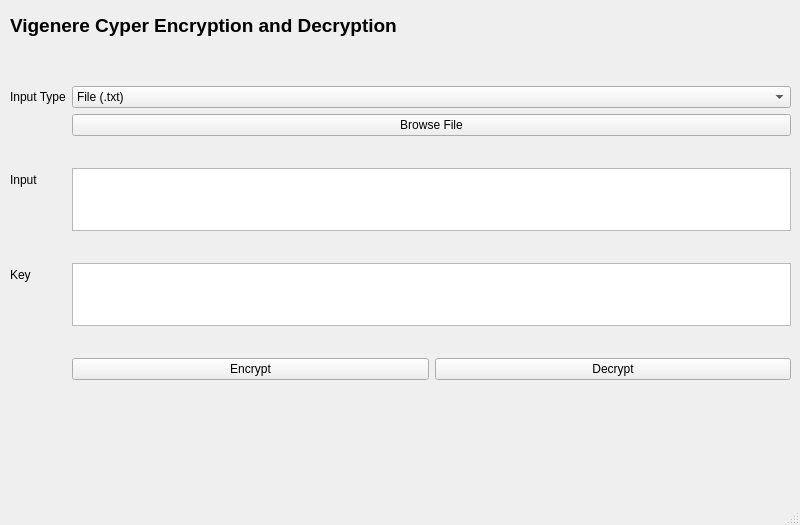
<?xml version="1.0" encoding="UTF-8"?>
<ui version="4.0">
 <class>MainWindow</class>
 <widget class="QMainWindow" name="MainWindow">
  <property name="geometry">
   <rect>
    <x>0</x>
    <y>0</y>
    <width>800</width>
    <height>525</height>
   </rect>
  </property>
  <property name="windowTitle">
   <string>MainWindow</string>
  </property>
  <widget class="QWidget" name="centralwidget">
   <widget class="QWidget" name="formLayoutWidget">
    <property name="geometry">
     <rect>
      <x>10</x>
      <y>60</y>
      <width>781</width>
      <height>347</height>
     </rect>
    </property>
    <layout class="QFormLayout" name="formLayout">
     <item row="0" column="1">
      <spacer name="horizontalSpacer">
       <property name="orientation">
        <enum>Qt::Horizontal</enum>
       </property>
       <property name="sizeHint" stdset="0">
        <size>
         <width>40</width>
         <height>20</height>
        </size>
       </property>
      </spacer>
     </item>
     <item row="1" column="1">
      <widget class="QComboBox" name="comboBox">
       <item>
        <property name="text">
         <string>File (.txt)</string>
        </property>
       </item>
       <item>
        <property name="text">
         <string>Plaintext</string>
        </property>
       </item>
      </widget>
     </item>
     <item row="2" column="1">
      <widget class="QPushButton" name="browse_button">
       <property name="text">
        <string>Browse File</string>
       </property>
      </widget>
     </item>
     <item row="3" column="1">
      <spacer name="horizontalSpacer_4">
       <property name="orientation">
        <enum>Qt::Horizontal</enum>
       </property>
       <property name="sizeHint" stdset="0">
        <size>
         <width>40</width>
         <height>20</height>
        </size>
       </property>
      </spacer>
     </item>
     <item row="4" column="0">
      <widget class="QLabel" name="label">
       <property name="text">
        <string>Input</string>
       </property>
      </widget>
     </item>
     <item row="4" column="1">
      <widget class="QPlainTextEdit" name="plainTextEdit"/>
     </item>
     <item row="5" column="1">
      <spacer name="horizontalSpacer_5">
       <property name="orientation">
        <enum>Qt::Horizontal</enum>
       </property>
       <property name="sizeHint" stdset="0">
        <size>
         <width>40</width>
         <height>20</height>
        </size>
       </property>
      </spacer>
     </item>
     <item row="6" column="0">
      <widget class="QLabel" name="label_4">
       <property name="text">
        <string>Key</string>
       </property>
      </widget>
     </item>
     <item row="6" column="1">
      <widget class="QPlainTextEdit" name="plainTextEdit_2"/>
     </item>
     <item row="7" column="1">
      <spacer name="horizontalSpacer_3">
       <property name="orientation">
        <enum>Qt::Horizontal</enum>
       </property>
       <property name="sizeHint" stdset="0">
        <size>
         <width>40</width>
         <height>20</height>
        </size>
       </property>
      </spacer>
     </item>
     <item row="8" column="1">
      <layout class="QHBoxLayout" name="horizontalLayout">
       <item>
        <widget class="QPushButton" name="encrypt_button">
         <property name="text">
          <string>Encrypt</string>
         </property>
        </widget>
       </item>
       <item>
        <widget class="QPushButton" name="decrypt_button">
         <property name="text">
          <string>Decrypt</string>
         </property>
        </widget>
       </item>
      </layout>
     </item>
     <item row="9" column="1">
      <spacer name="horizontalSpacer_2">
       <property name="orientation">
        <enum>Qt::Horizontal</enum>
       </property>
       <property name="sizeHint" stdset="0">
        <size>
         <width>40</width>
         <height>20</height>
        </size>
       </property>
      </spacer>
     </item>
     <item row="1" column="0">
      <widget class="QLabel" name="label_3">
       <property name="text">
        <string>Input Type</string>
       </property>
      </widget>
     </item>
    </layout>
   </widget>
   <widget class="QLabel" name="vigenere_title">
    <property name="geometry">
     <rect>
      <x>10</x>
      <y>10</y>
      <width>421</width>
      <height>31</height>
     </rect>
    </property>
    <property name="font">
     <font>
      <pointsize>14</pointsize>
      <weight>75</weight>
      <bold>true</bold>
     </font>
    </property>
    <property name="text">
     <string>Vigenere Cyper Encryption and Decryption</string>
    </property>
   </widget>
  </widget>
  <widget class="QMenuBar" name="menubar">
   <property name="geometry">
    <rect>
     <x>0</x>
     <y>0</y>
     <width>800</width>
     <height>22</height>
    </rect>
   </property>
  </widget>
  <widget class="QStatusBar" name="statusbar"/>
 </widget>
 <resources/>
 <connections/>
</ui>
